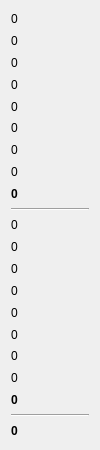
<?xml version="1.0" encoding="UTF-8"?>
<ui version="4.0">
 <class>QPlayerGridWidget</class>
 <widget class="QWidget" name="QPlayerGridWidget">
  <property name="geometry">
   <rect>
    <x>0</x>
    <y>0</y>
    <width>100</width>
    <height>450</height>
   </rect>
  </property>
  <property name="windowTitle">
   <string>QPlayerGridWidget</string>
  </property>
  <layout class="QVBoxLayout" name="verticalLayout">
   <item>
    <widget class="QLabel" name="lbl1">
     <property name="text">
      <string>0</string>
     </property>
    </widget>
   </item>
   <item>
    <widget class="QLabel" name="lbl2">
     <property name="text">
      <string>0</string>
     </property>
    </widget>
   </item>
   <item>
    <widget class="QLabel" name="lbl3">
     <property name="text">
      <string>0</string>
     </property>
    </widget>
   </item>
   <item>
    <widget class="QLabel" name="lbl4">
     <property name="text">
      <string>0</string>
     </property>
    </widget>
   </item>
   <item>
    <widget class="QLabel" name="lbl5">
     <property name="text">
      <string>0</string>
     </property>
    </widget>
   </item>
   <item>
    <widget class="QLabel" name="lbl6">
     <property name="text">
      <string>0</string>
     </property>
    </widget>
   </item>
   <item>
    <widget class="QLabel" name="lblPreTotalSup">
     <property name="text">
      <string>0</string>
     </property>
    </widget>
   </item>
   <item>
    <widget class="QLabel" name="lblBonus">
     <property name="text">
      <string>0</string>
     </property>
    </widget>
   </item>
   <item>
    <widget class="QLabel" name="lblTotalSup">
     <property name="font">
      <font>
       <weight>75</weight>
       <bold>true</bold>
      </font>
     </property>
     <property name="text">
      <string>0</string>
     </property>
    </widget>
   </item>
   <item>
    <widget class="Line" name="line">
     <property name="orientation">
      <enum>Qt::Horizontal</enum>
     </property>
    </widget>
   </item>
   <item>
    <widget class="QLabel" name="lblBrelan">
     <property name="text">
      <string>0</string>
     </property>
    </widget>
   </item>
   <item>
    <widget class="QLabel" name="lblCarre">
     <property name="text">
      <string>0</string>
     </property>
    </widget>
   </item>
   <item>
    <widget class="QLabel" name="lblFull">
     <property name="text">
      <string>0</string>
     </property>
    </widget>
   </item>
   <item>
    <widget class="QLabel" name="lblSmallStraight">
     <property name="text">
      <string>0</string>
     </property>
    </widget>
   </item>
   <item>
    <widget class="QLabel" name="lblLargeStraight">
     <property name="text">
      <string>0</string>
     </property>
    </widget>
   </item>
   <item>
    <widget class="QLabel" name="lblYams">
     <property name="text">
      <string>0</string>
     </property>
    </widget>
   </item>
   <item>
    <widget class="QLabel" name="lblChance">
     <property name="text">
      <string>0</string>
     </property>
    </widget>
   </item>
   <item>
    <widget class="QLabel" name="lblSuperYams">
     <property name="text">
      <string>0</string>
     </property>
    </widget>
   </item>
   <item>
    <widget class="QLabel" name="lblTotalInf">
     <property name="font">
      <font>
       <weight>75</weight>
       <bold>true</bold>
      </font>
     </property>
     <property name="text">
      <string>0</string>
     </property>
    </widget>
   </item>
   <item>
    <widget class="Line" name="line_2">
     <property name="orientation">
      <enum>Qt::Horizontal</enum>
     </property>
    </widget>
   </item>
   <item>
    <widget class="QLabel" name="lblTotal">
     <property name="font">
      <font>
       <weight>75</weight>
       <bold>true</bold>
      </font>
     </property>
     <property name="text">
      <string>0</string>
     </property>
    </widget>
   </item>
  </layout>
 </widget>
 <resources/>
 <connections/>
</ui>
